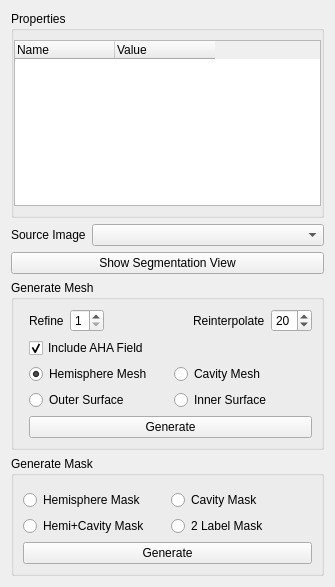
<?xml version="1.0" encoding="UTF-8"?>
<ui version="4.0">
 <class>SegObjProp</class>
 <widget class="QWidget" name="SegObjProp">
  <property name="geometry">
   <rect>
    <x>0</x>
    <y>0</y>
    <width>335</width>
    <height>587</height>
   </rect>
  </property>
  <property name="windowTitle">
   <string>Form</string>
  </property>
  <layout class="QVBoxLayout" name="verticalLayout">
   <item>
    <widget class="QGroupBox" name="groupBox_2">
     <property name="title">
      <string>Properties</string>
     </property>
     <layout class="QGridLayout" name="gridLayout_2">
      <property name="leftMargin">
       <number>0</number>
      </property>
      <property name="rightMargin">
       <number>0</number>
      </property>
      <item row="1" column="0">
       <widget class="QTableWidget" name="propTable">
        <property name="sizePolicy">
         <sizepolicy hsizetype="Preferred" vsizetype="Minimum">
          <horstretch>0</horstretch>
          <verstretch>0</verstretch>
         </sizepolicy>
        </property>
        <property name="minimumSize">
         <size>
          <width>0</width>
          <height>120</height>
         </size>
        </property>
        <property name="verticalScrollBarPolicy">
         <enum>Qt::ScrollBarAsNeeded</enum>
        </property>
        <property name="horizontalScrollBarPolicy">
         <enum>Qt::ScrollBarAsNeeded</enum>
        </property>
        <property name="alternatingRowColors">
         <bool>true</bool>
        </property>
        <property name="selectionMode">
         <enum>QAbstractItemView::NoSelection</enum>
        </property>
        <property name="textElideMode">
         <enum>Qt::ElideNone</enum>
        </property>
        <property name="verticalScrollMode">
         <enum>QAbstractItemView::ScrollPerPixel</enum>
        </property>
        <property name="horizontalScrollMode">
         <enum>QAbstractItemView::ScrollPerPixel</enum>
        </property>
        <property name="showGrid">
         <bool>false</bool>
        </property>
        <property name="wordWrap">
         <bool>true</bool>
        </property>
        <attribute name="horizontalHeaderCascadingSectionResizes">
         <bool>true</bool>
        </attribute>
        <attribute name="horizontalHeaderDefaultSectionSize">
         <number>100</number>
        </attribute>
        <attribute name="horizontalHeaderStretchLastSection">
         <bool>false</bool>
        </attribute>
        <attribute name="verticalHeaderCascadingSectionResizes">
         <bool>true</bool>
        </attribute>
        <column>
         <property name="text">
          <string>Name</string>
         </property>
         <property name="textAlignment">
          <set>AlignLeft|AlignVCenter</set>
         </property>
        </column>
        <column>
         <property name="text">
          <string>Value</string>
         </property>
         <property name="textAlignment">
          <set>AlignLeft|AlignVCenter</set>
         </property>
        </column>
       </widget>
      </item>
     </layout>
    </widget>
   </item>
   <item>
    <layout class="QHBoxLayout" name="horizontalLayout">
     <item>
      <widget class="QLabel" name="label">
       <property name="sizePolicy">
        <sizepolicy hsizetype="Maximum" vsizetype="Preferred">
         <horstretch>0</horstretch>
         <verstretch>0</verstretch>
        </sizepolicy>
       </property>
       <property name="text">
        <string>Source Image</string>
       </property>
      </widget>
     </item>
     <item>
      <widget class="QComboBox" name="srcBox"/>
     </item>
    </layout>
   </item>
   <item>
    <widget class="QPushButton" name="showButton">
     <property name="sizePolicy">
      <sizepolicy hsizetype="Expanding" vsizetype="Fixed">
       <horstretch>0</horstretch>
       <verstretch>0</verstretch>
      </sizepolicy>
     </property>
     <property name="text">
      <string>Show Segmentation View</string>
     </property>
    </widget>
   </item>
   <item>
    <widget class="QGroupBox" name="groupBox">
     <property name="title">
      <string>Generate Mesh</string>
     </property>
     <layout class="QFormLayout" name="formLayout">
      <item row="3" column="1">
       <widget class="QCheckBox" name="ahaBox">
        <property name="text">
         <string>Include AHA Field</string>
        </property>
        <property name="checked">
         <bool>true</bool>
        </property>
       </widget>
      </item>
      <item row="5" column="1">
       <layout class="QGridLayout" name="gridLayout">
        <property name="topMargin">
         <number>0</number>
        </property>
        <item row="0" column="1">
         <widget class="QRadioButton" name="cavButton">
          <property name="text">
           <string>Cavity Mesh</string>
          </property>
         </widget>
        </item>
        <item row="0" column="0">
         <widget class="QRadioButton" name="hemButton">
          <property name="text">
           <string>Hemisphere Mesh</string>
          </property>
          <property name="checked">
           <bool>true</bool>
          </property>
         </widget>
        </item>
        <item row="1" column="1">
         <widget class="QRadioButton" name="innerButton">
          <property name="text">
           <string>Inner Surface</string>
          </property>
         </widget>
        </item>
        <item row="1" column="0">
         <widget class="QRadioButton" name="outerButton">
          <property name="text">
           <string>Outer Surface</string>
          </property>
         </widget>
        </item>
       </layout>
      </item>
      <item row="7" column="1">
       <widget class="QPushButton" name="genMeshButton">
        <property name="sizePolicy">
         <sizepolicy hsizetype="Expanding" vsizetype="Fixed">
          <horstretch>0</horstretch>
          <verstretch>0</verstretch>
         </sizepolicy>
        </property>
        <property name="text">
         <string>Generate</string>
        </property>
       </widget>
      </item>
      <item row="2" column="1">
       <layout class="QHBoxLayout" name="horizontalLayout_2">
        <property name="topMargin">
         <number>0</number>
        </property>
        <item>
         <widget class="QLabel" name="label_2">
          <property name="text">
           <string>Refine</string>
          </property>
         </widget>
        </item>
        <item>
         <widget class="QSpinBox" name="refineBox">
          <property name="minimum">
           <number>1</number>
          </property>
          <property name="maximum">
           <number>9</number>
          </property>
         </widget>
        </item>
        <item>
         <spacer name="horizontalSpacer">
          <property name="orientation">
           <enum>Qt::Horizontal</enum>
          </property>
          <property name="sizeHint" stdset="0">
           <size>
            <width>40</width>
            <height>20</height>
           </size>
          </property>
         </spacer>
        </item>
        <item>
         <widget class="QLabel" name="label_3">
          <property name="text">
           <string>Reinterpolate</string>
          </property>
         </widget>
        </item>
        <item>
         <widget class="QSpinBox" name="reinterpBox">
          <property name="minimum">
           <number>0</number>
          </property>
          <property name="maximum">
           <number>50</number>
          </property>
          <property name="value">
           <number>20</number>
          </property>
         </widget>
        </item>
       </layout>
      </item>
     </layout>
    </widget>
   </item>
   <item>
    <widget class="QGroupBox" name="groupBox_3">
     <property name="title">
      <string>Generate Mask</string>
     </property>
     <layout class="QVBoxLayout" name="verticalLayout_2">
      <item>
       <layout class="QGridLayout" name="gridLayout_3">
        <property name="topMargin">
         <number>5</number>
        </property>
        <item row="0" column="1">
         <widget class="QRadioButton" name="cavMaskButton">
          <property name="text">
           <string>Cavity Mask</string>
          </property>
         </widget>
        </item>
        <item row="0" column="0">
         <widget class="QRadioButton" name="hemMaskButton">
          <property name="text">
           <string>Hemisphere Mask</string>
          </property>
         </widget>
        </item>
        <item row="1" column="1">
         <widget class="QRadioButton" name="label2Button">
          <property name="text">
           <string>2 Label Mask</string>
          </property>
         </widget>
        </item>
        <item row="1" column="0">
         <widget class="QRadioButton" name="hemcavButton">
          <property name="text">
           <string>Hemi+Cavity Mask</string>
          </property>
         </widget>
        </item>
       </layout>
      </item>
      <item>
       <widget class="QPushButton" name="genMaskButton">
        <property name="text">
         <string>Generate</string>
        </property>
       </widget>
      </item>
     </layout>
    </widget>
   </item>
  </layout>
 </widget>
 <resources/>
 <connections/>
</ui>
